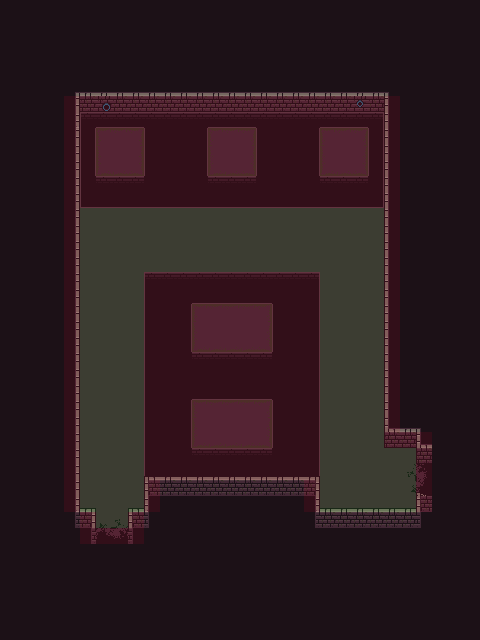

A 2D game scene composited from a Tiled map and its tileset images. What follows is a short description and the map's XML, with each tile layer's data collapsed to a summary:
An orthogonal 30x40 tile map with 16x16 px tiles, 8 tile layers (bg, bg2, bg2-1, floor, ...), 3 tilesets and 10 objects (s, e).

<map version="1.5" tiledversion="1.7.0" orientation="orthogonal" renderorder="right-down" width="30" height="40" tilewidth="16" tileheight="16" infinite="0" nextlayerid="13" nextobjectid="11">
 <tileset firstgid="1" source="0x72_16x16DungeonTileset_walls.v1.tsx" />
 <tileset firstgid="257" source="0x72_16x16DungeonTileset.v4.tsx" />
 <tileset firstgid="513" source="NavigationTileSet.tsx" />
 <layer id="1" name="bg" width="30" height="40">
  <data>[1200 cells, 1200 non-empty, 1 distinct tile ids]</data>
 </layer>
 <layer id="5" name="bg2" width="30" height="40">
  <data>[1200 cells, 135 non-empty, 8 distinct tile ids]</data>
 </layer>
 <layer id="6" name="bg2-1" width="30" height="40">
  <data>[1200 cells, 29 non-empty, 5 distinct tile ids]</data>
 </layer>
 <layer id="2" name="floor" width="30" height="40">
  <data>[1200 cells, 267 non-empty, 1 distinct tile ids]</data>
 </layer>
 <layer id="3" name="fg" width="30" height="40">
  <data>[1200 cells, 141 non-empty, 18 distinct tile ids]</data>
 </layer>
 <layer id="7" name="props" width="30" height="40">
  <data>[1200 cells, 50 non-empty, 7 distinct tile ids]</data>
 </layer>
 <layer id="4" name="exits" width="30" height="40">
  <data>[1200 cells, 8 non-empty, 8 distinct tile ids]</data>
 </layer>
 <objectgroup id="8" name="Collisions">
  <object id="1" x="96" y="544">
   <polygon points="0,0 0,-36 -16,-36 -16,-440 288,-440 288,-103.656 320,-103.656 320,-88 336,-88 336,-52 320,-52 320,-36 224,-36 224,-68 48,-68 48,-36 32,-36 32,0" />
  </object>
 </objectgroup>
 <objectgroup id="9" name="Void">
  <object id="2" x="144" y="476">
   <polygon points="0,0 0,-204 176,-204 176,0" />
  </object>
  <object id="3" x="192" y="448">
   <polygon points="0,0 0.0625,-55.125 80.0625,-55.125 80,0" />
  </object>
  <object id="4" x="192" y="352">
   <polygon points="0,0 -0.0625,-55.25 79.9375,-55.25 80,0" />
  </object>
  <object id="5" x="80" y="200">
   <polygon points="-0.125,0.5625 0,-96 304,-96 303.875,0.5625" />
  </object>
  <object id="6" x="96" y="176">
   <polygon points="0,0 0.0909091,-55.1818 48.0909,-55.1818 48,0" />
  </object>
  <object id="7" x="208" y="176">
   <polygon points="0,0 0.0909091,-55.4545 48.0909,-55.4545 48,0" />
  </object>
  <object id="8" x="320" y="176">
   <polygon points="0,0 0,-55.4545 48,-55.4545 48,0" />
  </object>
 </objectgroup>
 <objectgroup id="11" name="Gates">
  <object id="9" name="s" x="96" y="544">
   <polygon points="0,0 0,-16 32,-16 32,0" />
  </object>
  <object id="10" name="e" x="416" y="464">
   <polygon points="0,0 16,0 16,28 0,28" />
  </object>
 </objectgroup>
 <layer id="12" name="navigation" width="30" height="40" opacity="0.1">
  <data>[1200 cells, 546 non-empty, 2 distinct tile ids]</data>
 </layer>
</map>
